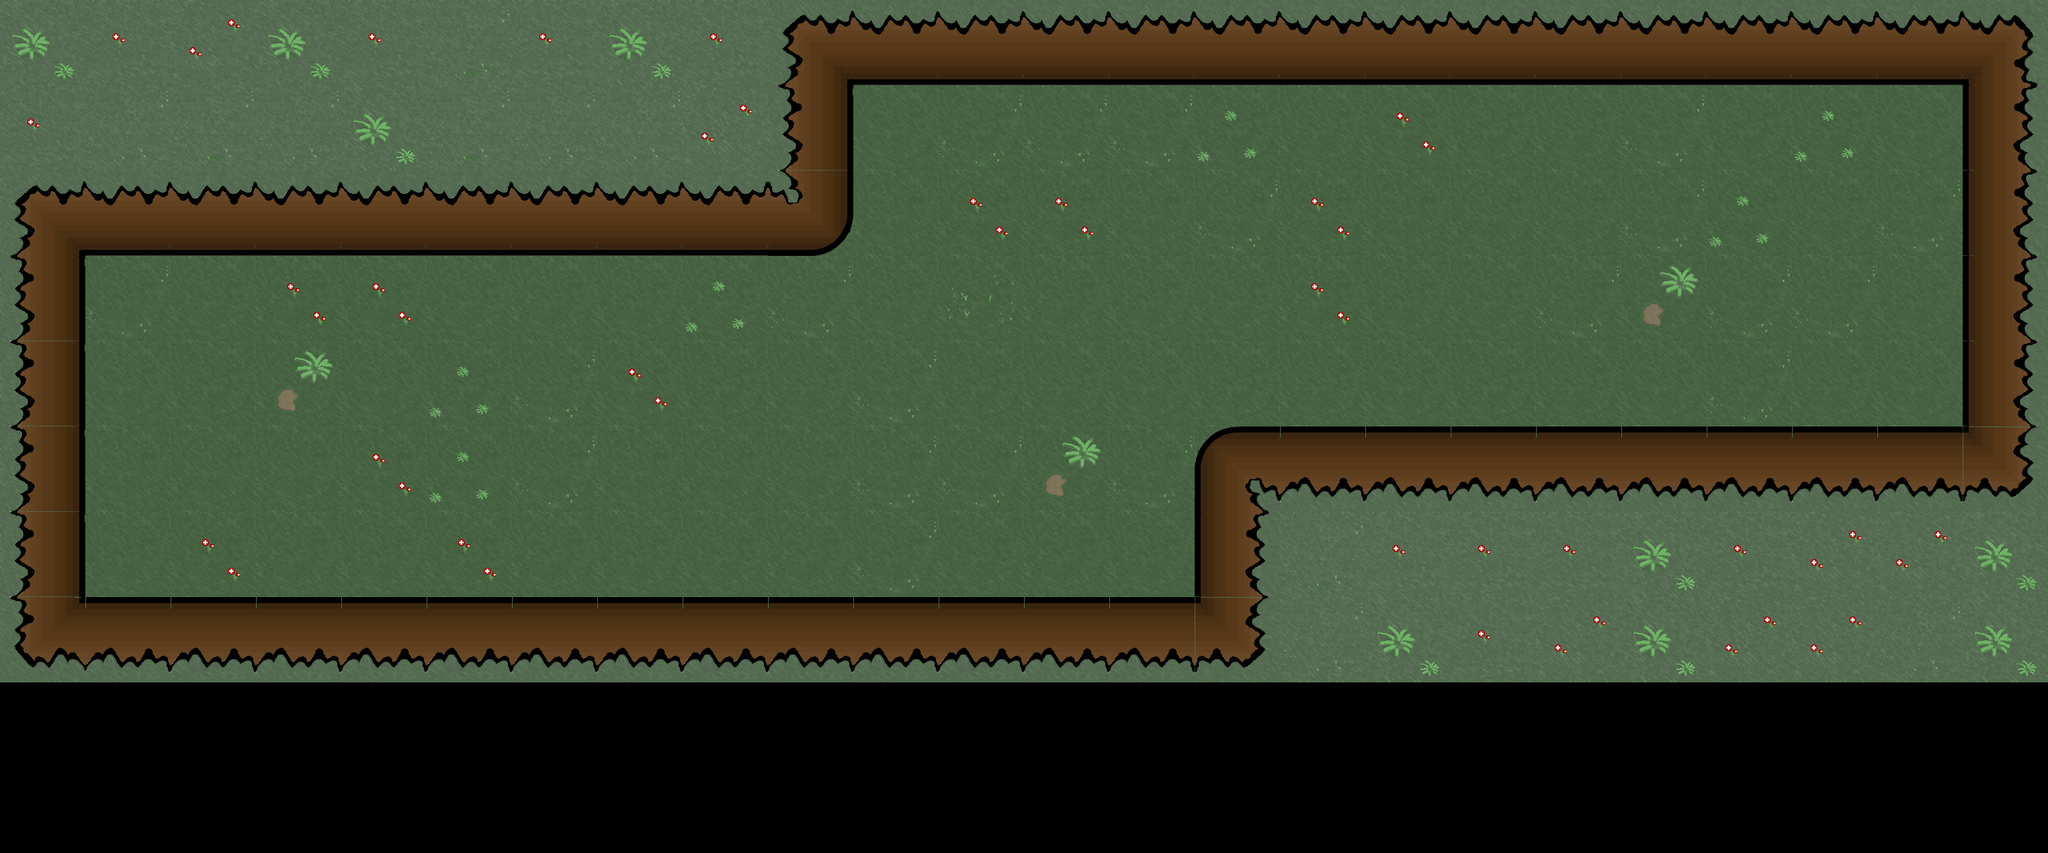

The image is a tile-based game level rendered from a .tmx file. Its description and complete source (layers, tilesets, objects, tile grids) follow:
An orthogonal 24x10 tile map with 128x128 px tiles, 1 tile layer (Capa de Patrones 1) and 1 object (inanimado).

<map version="1.0" orientation="orthogonal" renderorder="right-down" width="24" height="10" tilewidth="128" tileheight="128" nextobjectid="2">
 <tileset firstgid="1" name="keloke" tilewidth="128" tileheight="128" tilecount="36" columns="4">
  <image source="../../Mapa/Tilesets/Tileset_zon1.png" width="512" height="1152" />
  <tile id="4" probability="0.5" />
  <tile id="5" probability="0.3" />
  <tile id="6" probability="0.1" />
  <tile id="7" probability="0.05" />
  <tile id="8" probability="0.05" />
  <tile id="9" probability="0.001" />
  <tile id="10" probability="0.05" />
 </tileset>
 <layer name="Capa de Patrones 1" width="24" height="10">
  <data encoding="csv">
4,2,3,4,2,1,2,4,2,17,14,14,14,14,14,14,14,14,14,14,14,14,14,18,
2,1,1,1,4,1,1,1,3,13,5,6,6,6,8,5,7,5,5,6,5,8,5,15,
17,14,14,14,14,14,14,14,14,23,5,7,7,5,6,7,5,5,5,6,8,5,6,15,
13,6,5,7,7,5,5,5,8,6,5,9,5,5,5,7,5,5,6,11,6,6,5,15,
13,5,5,11,5,8,6,7,5,5,6,5,5,5,5,5,5,5,5,5,6,5,5,15,
13,5,5,5,7,8,6,5,5,5,6,6,11,6,21,16,16,16,16,16,16,16,16,19,
13,5,7,5,5,7,5,5,5,5,6,5,5,5,15,1,2,2,2,4,2,3,3,4,
20,16,16,16,16,16,16,16,16,16,16,16,16,16,19,1,4,2,3,4,3,3,1,4
</data>
 </layer>
 <objectgroup name="Inanimados">
  <object id="1" name="findezona" type="inanimado" x="2302.79" y="344.727" width="256" height="256" />
 </objectgroup>
</map>
